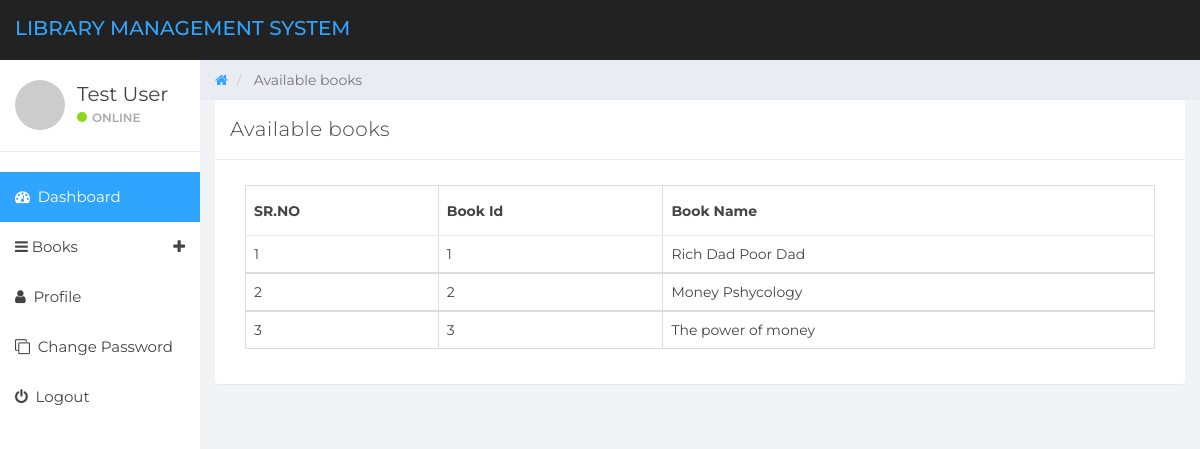
/manage-books.php (signed in), run on the app's committed database.
### tables this page shows
CREATE TABLE `student_details` (
  `id` int(11) NOT NULL,
  `studentID` varchar(255) NOT NULL,
  `fullName` varchar(255) NOT NULL,
  `mobileNumber` bigint(11) NOT NULL,
  `password` varchar(255) NOT NULL,
  `email` varchar(255) NOT NULL,
  `address` varchar(255) NOT NULL,
  `regDate` datetime NOT NULL DEFAULT current_timestamp()
);

CREATE TABLE `books` (
  `bookID` int(11) NOT NULL,
  `bookName` varchar(255) NOT NULL,
  `stock` int(255) NOT NULL
);

### manage-books.php (the view, shortened to what this page needs)
<?php
	if (strlen($_SESSION['detsuid']==0)) {
		header('location:logout.php');
	} else{
?>
<!DOCTYPE html>
<html>
<head>
	<link href="css/bootstrap.min.css" rel="stylesheet">
	<link href="css/font-awesome.min.css" rel="stylesheet">
	<link href="css/datepicker3.css" rel="stylesheet">
	<link href="css/styles.css" rel="stylesheet">
</head>
<body>
	<?php include_once('includes/header.php');?>
	<?php include_once('includes/sidebar.php');?>
	<div class="col-sm-9 col-sm-offset-3 col-lg-10 col-lg-offset-2 main">
		<div class="row">
			<ol class="breadcrumb">
				<li>
					<a href="#"><em class="fa fa-home"></em></a>
				</li>
				<li class="active">
					<?php
						if(isset($_SESSION['userType']) && $_SESSION['userType'] == 1){
							echo "Manage books";
						}else{
							echo "Available books";
						}
					?>
				</li>
			</ol>
		</div>
		<div class="row">
			<div class="col-lg-12">
				<div class="panel panel-default">
					<div class="panel-heading">
					<?php
						if(isset($_SESSION['userType']) && $_SESSION['userType'] == 1){
							echo "Manage books";
						}else{
							echo "Available books";
						}
					?>
					</div>
					<div class="panel-body">
						<div class="col-md-12">
							<div class="table-responsive">
								<table class="table table-bordered mg-b-0">
									<thead>
										<tr>
											<th>SR.NO</th>
											<th>Book Id</th>
											<th>Book Name</th>
										</tr>
									</thead>
									<?php
										$ret=mysqli_query($con,"select * from books");
										$cnt=1;
										while ($row=mysqli_fetch_array($ret)) {
									?>
									<tbody>
										<tr>
											<td><?php echo $cnt;?></td>
											<td><?php  echo $row['bookID'];?></td>
											<td><?php  echo $row['bookName'];?></td>
											<?php $cnt=$cnt+1;} ?>
										</tr>
									</tbody>
								</table>
							</div>
						</div>
					</div>
				</div>
			</div>
		</div>
	</div>
</body>
</html>
<?php }  ?>

### includes/sidebar.php (shortened to what this page needs)
<?php
    include('includes/dbconnection.php');
?>
<div id="sidebar-collapse" class="col-sm-3 col-lg-2 sidebar">
    <div class="profile-sidebar">
        <div class="profile-userpic">
            <img src="http://placehold.it/50/30a5ff/fff" class="img-responsive" alt="">
        </div>
        <div class="profile-usertitle">
            <?php
                $uid=$_SESSION['detsuid'];
                if(isset($_SESSION['userType']) && $_SESSION['userType'] == 1){
                    $admin_login = mysqli_query($con,"select fullName from login_details where id='$uid'");
                    $admin_result = mysqli_fetch_array($admin_login);
                    $name=$admin_result['fullName'];
                }else{
                    $student_login = mysqli_query($con,"select fullName from student_details where id='$uid'");
                    $student_result = mysqli_fetch_array($student_login);
                    $name=$student_result['fullName'];
                }
            ?>
            <div class="profile-usertitle-name"><?php echo $name; ?></div>
            <div class="profile-usertitle-status"><span class="indicator label-success"></span>Online</div>
        </div>
    </div>
    <ul class="nav menu">
        <?php
            if(isset($_SESSION['userType']) && $_SESSION['userType'] == 1){
        ?>
        <li class="active"><a href="admin-dashboard.php"><em class="fa fa-dashboard">&nbsp;</em> Dashboard</a></li>
        <?php } else{ ?>
            <li class="active"><a href="student-dashboard.php"><em class="fa fa-dashboard">&nbsp;</em> Dashboard</a></li>
        <?php }?>
        <li class="parent ">
            <a data-toggle="collapse" href="#sub-item-1">
                <em class="fa fa-navicon">&nbsp;</em>Books <span data-toggle="collapse" href="#sub-item-1" class="icon pull-right"><em class="fa fa-plus"></em></span>
            </a>
        </li>
        <li>
            <a href="user-profile.php"><em class="fa fa-user">&nbsp;</em> Profile</a>
        </li>
        <li>
            <a href="change-password.php"><em class="fa fa-clone">&nbsp;</em> Change Password</a>
        </li>
        <li>
            <a href="logout.php"><em class="fa fa-power-off">&nbsp;</em> Logout</a>
        </li>
    </ul>
</div>

### css/styles.css (style rules this page uses)
body { background: #f1f4f7; padding-top: 60px; font-size: 14px; color: #444444; font-family: "Montserrat", "Helvetica Neue", Helvetica, Arial, sans-serif; }
a, a:hover, a:focus { color: #30a5ff; }
.label-success { background-color: #8ad919; }
.panel { border: 0; }
.panel-heading { font-size: 20px; font-weight: 300; letter-spacing: 0.025em; height: 60px; line-height: 38px; }
.panel-default .panel-heading { background: #fff; border-bottom: 1px solid #e9ecf2; color: #444444; }
.sidebar { display: block; padding: 0; display: none; box-shadow: none; background: #fff; }
.sidebar ul { margin: 20px 0px; }
@media (min-width: 768px) { .sidebar { display: block; position: fixed; top: 60px; bottom: 0; left: 0; z-index: 1000; display: block; margin: 0; padding: 0; overflow-x: hidden; overflow-y: auto; } }
.sidebar ul.nav .active a, .sidebar ul.nav li.parent a.active, .sidebar ul.nav .active > a:hover, .sidebar ul.nav li.parent a.active:hover, .sidebar ul.nav .active > a:focus, .sidebar ul.nav li.parent a.active:focus { color: #fff; background-color: #30a5ff; }
.sidebar ul.nav li a { height: 50px; font-size: 15px; line-height: 2em; color: #444444; }
.profile-sidebar { padding: 10px 0; border-bottom: 1px solid #e9ecf2; }
.indicator { width: 10px; height: 10px; display: inline-block; border-radius: 9999px; margin-right: 5px; }
.profile-userpic img { float: left; margin: 10px 0px 0px 15px; width: 50px; height: 50px; border-radius: 9999px !important; }
.profile-usertitle { float: left; text-align: left; margin: 10px 0 0 12px; }
.profile-usertitle-name { font-size: 20px; margin-bottom: 0px; }
.profile-usertitle-status { text-transform: uppercase; color: #AAA; font-size: 12px; font-weight: 600; margin-bottom: 15px; }
.breadcrumb { border-radius: 0; padding: 10px 15px 10px 15px; background: #e9ecf2; margin: 0; }
.table { background: #fff; }
.table > thead > tr > th { border-bottom: 1px solid #e6e7e8; vertical-align: middle; height: 50px; }

### data on the page
student_details: fullName "Test User"
books: bookID "1", bookName "Rich Dad Poor Dad"
books: bookID "2", bookName "Money Pshycology"
books: bookID "3", bookName "The power of money"
